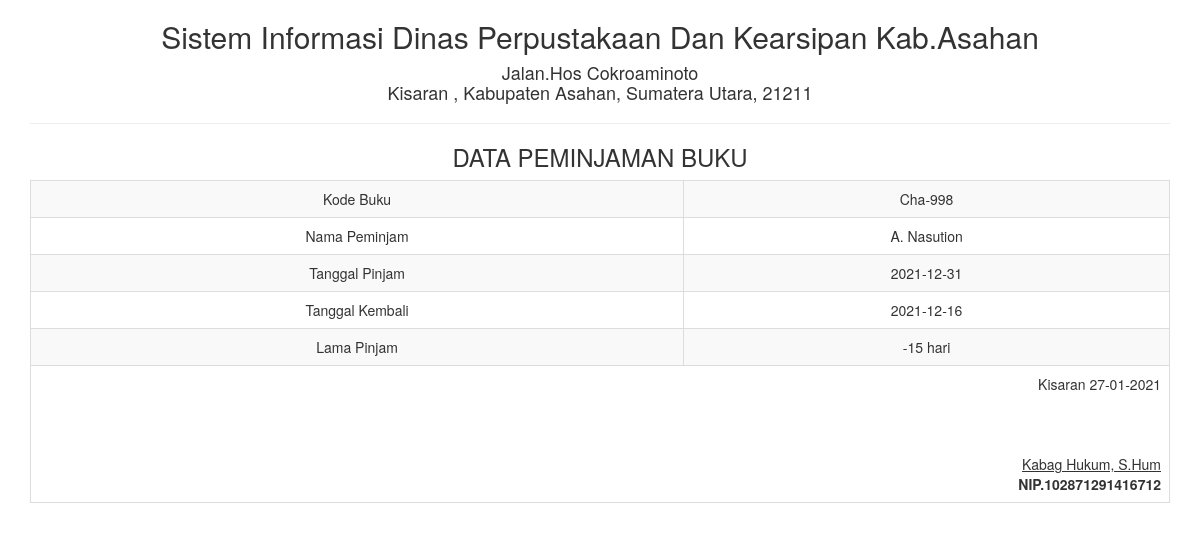
Page /report/peminjaman_satu.php?id=4 on the committed database.
### tables this page shows
CREATE TABLE `peminjaman` (
  `kd_buku` varchar(50) NOT NULL,
  `peminjam` varchar(50) NOT NULL,
  `tgl_pinjam` varchar(25) NOT NULL,
  `tgl_kembali` varchar(25) NOT NULL,
  `lama_pinjam` int(5) NOT NULL,
  `id` int(5) NOT NULL
);

### report/peminjaman_satu.php (the view, shortened to what this page needs)
<!DOCTYPE html>
<html>
    <head>
        <link href="../Assets/css/bootstrap.min.css" rel="stylesheet" type="text/css"/>
    </head>
    <body onload="print()">
        <?php
        include '../config/koneksi.php';
        $sql = "SELECT * FROM peminjaman WHERE id='" . $_GET ['id'] . "'";
        $query = mysqli_query($koneksi, $sql) or die("SQL Detail error");
        $data = mysqli_fetch_array($query);
        ?>
        <div class="container">
            <div class='row'>
                <div class="col-sm-12">
                    <div class="text-center">
                        <h2>Sistem Informasi Dinas Perpustakaan Dan Kearsipan Kab.Asahan </h2>
                        <h4>Jalan.Hos Cokroaminoto <br> Kisaran , Kabupaten Asahan, Sumatera Utara, 21211</h4>
                        <hr>
                        <h3>DATA PEMINJAMAN BUKU</h3>
                        <table class="table table-bordered table-striped table-hover">
                            <tbody>
								<tr>
                                    <td>Kode Buku</td> <td><?= $data['kd_buku'] ?></td>
                                </tr>
                                <tr>
                                    <td>Nama Peminjam</td> <td><?= $data['peminjam'] ?></td>
                                </tr>
                                <tr>
                                    <td>Tanggal Pinjam</td> <td><?= $data['tgl_pinjam'] ?></td>
                                </tr>
                                <tr>
                                    <td>Tanggal Kembali</td> <td><?= $data['tgl_kembali'] ?></td>
                                </tr>
								<tr>
                                    <td>Lama Pinjam</td> <td><?= $data['lama_pinjam'] ?> hari</td>
                                </tr>
                            </tbody>
                            <tfoot>
                                <tr>
                                    <td colspan="2" class="text-right">
                                        Kisaran  <?= date("d-m-Y") ?>
                                        <br><br><br><br>
                                        <u>Kabag Hukum, S.Hum<strong></u><br>
                                        NIP.102871291416712
									</td>
								</tr>
							</tfoot>
                        </table>
                    </div>
                </div>
            </div>
    </body>
</html>

### rows in the picture
peminjaman: kd_buku "Cha-998", peminjam "A. Nasution", tgl_pinjam "2021-12-31", tgl_kembali "2021-12-16", lama_pinjam "-15"
